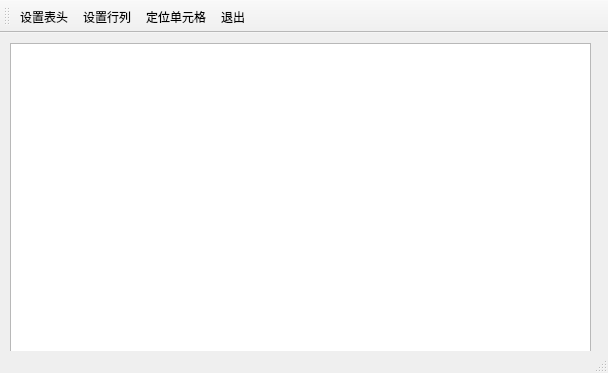
<?xml version="1.0" encoding="UTF-8"?>
<ui version="4.0">
 <class>TDialog</class>
 <widget class="QMainWindow" name="TDialog">
  <property name="geometry">
   <rect>
    <x>0</x>
    <y>0</y>
    <width>608</width>
    <height>373</height>
   </rect>
  </property>
  <property name="windowTitle">
   <string>TDialog</string>
  </property>
  <widget class="QWidget" name="centralwidget">
   <widget class="QTableView" name="tableView">
    <property name="geometry">
     <rect>
      <x>10</x>
      <y>10</y>
      <width>581</width>
      <height>321</height>
     </rect>
    </property>
   </widget>
  </widget>
  <widget class="QStatusBar" name="statusbar"/>
  <widget class="QToolBar" name="toolBar">
   <property name="windowTitle">
    <string>toolBar</string>
   </property>
   <property name="toolButtonStyle">
    <enum>Qt::ToolButtonTextBesideIcon</enum>
   </property>
   <attribute name="toolBarArea">
    <enum>TopToolBarArea</enum>
   </attribute>
   <attribute name="toolBarBreak">
    <bool>false</bool>
   </attribute>
   <addaction name="actionSetHeader"/>
   <addaction name="actionSetSize"/>
   <addaction name="actionLocate"/>
   <addaction name="actionQuit"/>
  </widget>
  <action name="actionSetHeader">
   <property name="icon">
    <iconset resource="res.qrc">
     <normaloff>:/table/icons/table/jurassic_font-paixu.svg</normaloff>:/table/icons/table/jurassic_font-paixu.svg</iconset>
   </property>
   <property name="text">
    <string>设置表头</string>
   </property>
  </action>
  <action name="actionSetSize">
   <property name="icon">
    <iconset resource="res.qrc">
     <normaloff>:/table/icons/table/tianjiahang.svg</normaloff>:/table/icons/table/tianjiahang.svg</iconset>
   </property>
   <property name="text">
    <string>设置行列</string>
   </property>
  </action>
  <action name="actionLocate">
   <property name="icon">
    <iconset resource="res.qrc">
     <normaloff>:/table/icons/table/yulanmoshi.svg</normaloff>:/table/icons/table/yulanmoshi.svg</iconset>
   </property>
   <property name="text">
    <string>定位单元格</string>
   </property>
  </action>
  <action name="actionQuit">
   <property name="icon">
    <iconset resource="res.qrc">
     <normaloff>:/table/icons/table/tuichu_2.svg</normaloff>:/table/icons/table/tuichu_2.svg</iconset>
   </property>
   <property name="text">
    <string>退出</string>
   </property>
  </action>
 </widget>
 <resources>
  <include location="res.qrc"/>
 </resources>
 <connections>
  <connection>
   <sender>actionQuit</sender>
   <signal>triggered()</signal>
   <receiver>TDialog</receiver>
   <slot>close()</slot>
   <hints>
    <hint type="sourcelabel">
     <x>-1</x>
     <y>-1</y>
    </hint>
    <hint type="destinationlabel">
     <x>303</x>
     <y>186</y>
    </hint>
   </hints>
  </connection>
 </connections>
</ui>
